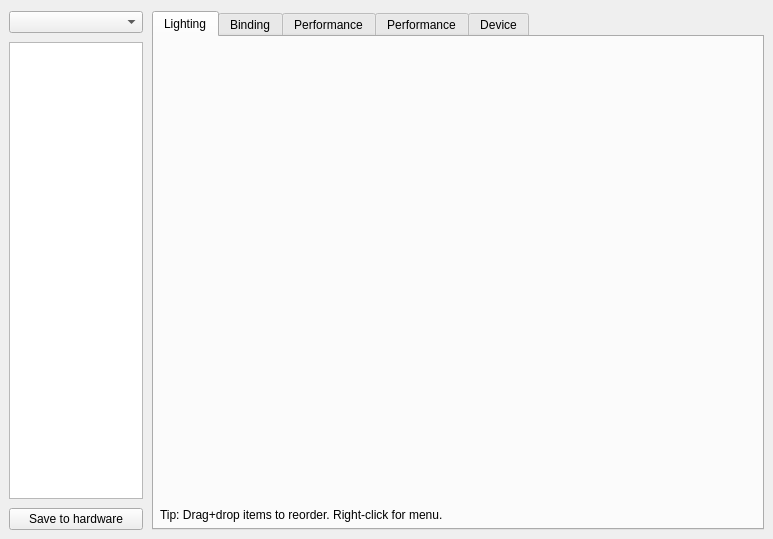
<?xml version="1.0" encoding="UTF-8"?>
<ui version="4.0">
 <class>KbWidget</class>
 <widget class="QWidget" name="KbWidget">
  <property name="geometry">
   <rect>
    <x>0</x>
    <y>0</y>
    <width>773</width>
    <height>539</height>
   </rect>
  </property>
  <property name="windowTitle">
   <string notr="true">Form</string>
  </property>
  <layout class="QGridLayout" name="gridLayout">
   <property name="leftMargin">
    <number>9</number>
   </property>
   <property name="rightMargin">
    <number>9</number>
   </property>
   <property name="bottomMargin">
    <number>9</number>
   </property>
   <property name="spacing">
    <number>9</number>
   </property>
   <item row="0" column="0">
    <widget class="QComboBox" name="profileBox">
     <property name="sizePolicy">
      <sizepolicy hsizetype="Ignored" vsizetype="Fixed">
       <horstretch>18</horstretch>
       <verstretch>0</verstretch>
      </sizepolicy>
     </property>
     <property name="iconSize">
      <size>
       <width>24</width>
       <height>24</height>
      </size>
     </property>
    </widget>
   </item>
   <item row="2" column="0">
    <widget class="QPushButton" name="hwSaveButton">
     <property name="sizePolicy">
      <sizepolicy hsizetype="Minimum" vsizetype="Fixed">
       <horstretch>18</horstretch>
       <verstretch>0</verstretch>
      </sizepolicy>
     </property>
     <property name="text">
      <string>Save to hardware</string>
     </property>
    </widget>
   </item>
   <item row="1" column="0">
    <widget class="ModeListWidget" name="modesList">
     <property name="sizePolicy">
      <sizepolicy hsizetype="Expanding" vsizetype="Expanding">
       <horstretch>18</horstretch>
       <verstretch>0</verstretch>
      </sizepolicy>
     </property>
     <property name="contextMenuPolicy">
      <enum>Qt::CustomContextMenu</enum>
     </property>
     <property name="frameShadow">
      <enum>QFrame::Plain</enum>
     </property>
     <property name="lineWidth">
      <number>1</number>
     </property>
     <property name="horizontalScrollBarPolicy">
      <enum>Qt::ScrollBarAsNeeded</enum>
     </property>
     <property name="editTriggers">
      <set>QAbstractItemView::NoEditTriggers</set>
     </property>
     <property name="tabKeyNavigation">
      <bool>false</bool>
     </property>
     <property name="dragDropOverwriteMode">
      <bool>false</bool>
     </property>
     <property name="dragDropMode">
      <enum>QAbstractItemView::InternalMove</enum>
     </property>
     <property name="defaultDropAction">
      <enum>Qt::CopyAction</enum>
     </property>
     <property name="alternatingRowColors">
      <bool>false</bool>
     </property>
     <property name="selectionMode">
      <enum>QAbstractItemView::SingleSelection</enum>
     </property>
     <property name="selectionBehavior">
      <enum>QAbstractItemView::SelectRows</enum>
     </property>
     <property name="iconSize">
      <size>
       <width>24</width>
       <height>24</height>
      </size>
     </property>
     <property name="showGrid">
      <bool>false</bool>
     </property>
     <property name="gridStyle">
      <enum>Qt::NoPen</enum>
     </property>
     <property name="wordWrap">
      <bool>false</bool>
     </property>
     <property name="cornerButtonEnabled">
      <bool>false</bool>
     </property>
     <property name="columnCount">
      <number>2</number>
     </property>
     <attribute name="horizontalHeaderVisible">
      <bool>false</bool>
     </attribute>
     <attribute name="horizontalHeaderMinimumSectionSize">
      <number>0</number>
     </attribute>
     <attribute name="horizontalHeaderDefaultSectionSize">
      <number>65</number>
     </attribute>
     <attribute name="horizontalHeaderHighlightSections">
      <bool>false</bool>
     </attribute>
     <attribute name="verticalHeaderVisible">
      <bool>false</bool>
     </attribute>
     <attribute name="verticalHeaderMinimumSectionSize">
      <number>28</number>
     </attribute>
     <attribute name="verticalHeaderDefaultSectionSize">
      <number>28</number>
     </attribute>
     <attribute name="verticalHeaderHighlightSections">
      <bool>false</bool>
     </attribute>
     <column/>
     <column/>
    </widget>
   </item>
   <item row="0" column="1" rowspan="3">
    <widget class="QTabWidget" name="tabWidget">
     <property name="sizePolicy">
      <sizepolicy hsizetype="Expanding" vsizetype="Expanding">
       <horstretch>82</horstretch>
       <verstretch>0</verstretch>
      </sizepolicy>
     </property>
     <property name="currentIndex">
      <number>0</number>
     </property>
     <widget class="QWidget" name="lightTab">
      <attribute name="title">
       <string>Lighting</string>
      </attribute>
      <layout class="QGridLayout" name="gridLayout_2" rowstretch="0,0">
       <property name="leftMargin">
        <number>6</number>
       </property>
       <property name="topMargin">
        <number>6</number>
       </property>
       <property name="rightMargin">
        <number>6</number>
       </property>
       <property name="bottomMargin">
        <number>6</number>
       </property>
       <property name="horizontalSpacing">
        <number>0</number>
       </property>
       <property name="verticalSpacing">
        <number>6</number>
       </property>
       <item row="0" column="0">
        <widget class="KbLightWidget" name="lightWidget" native="true">
         <property name="sizePolicy">
          <sizepolicy hsizetype="Preferred" vsizetype="Expanding">
           <horstretch>0</horstretch>
           <verstretch>0</verstretch>
          </sizepolicy>
         </property>
        </widget>
       </item>
       <item row="1" column="0">
        <widget class="QLabel" name="label_3">
         <property name="sizePolicy">
          <sizepolicy hsizetype="Preferred" vsizetype="Minimum">
           <horstretch>0</horstretch>
           <verstretch>0</verstretch>
          </sizepolicy>
         </property>
         <property name="text">
          <string>Tip: Drag+drop items to reorder. Right-click for menu.</string>
         </property>
        </widget>
       </item>
      </layout>
     </widget>
     <widget class="QWidget" name="bindTab">
      <attribute name="title">
       <string>Binding</string>
      </attribute>
      <layout class="QGridLayout" name="gridLayout_5">
       <property name="leftMargin">
        <number>6</number>
       </property>
       <property name="topMargin">
        <number>6</number>
       </property>
       <property name="rightMargin">
        <number>6</number>
       </property>
       <property name="bottomMargin">
        <number>6</number>
       </property>
       <property name="spacing">
        <number>0</number>
       </property>
       <item row="0" column="0">
        <widget class="KbBindWidget" name="bindWidget" native="true">
         <property name="sizePolicy">
          <sizepolicy hsizetype="Preferred" vsizetype="Expanding">
           <horstretch>0</horstretch>
           <verstretch>0</verstretch>
          </sizepolicy>
         </property>
        </widget>
       </item>
      </layout>
     </widget>
     <widget class="QWidget" name="kPerfTab">
      <attribute name="title">
       <string>Performance</string>
      </attribute>
      <layout class="QGridLayout" name="gridLayout_4">
       <property name="leftMargin">
        <number>6</number>
       </property>
       <property name="topMargin">
        <number>6</number>
       </property>
       <property name="rightMargin">
        <number>6</number>
       </property>
       <property name="bottomMargin">
        <number>6</number>
       </property>
       <item row="0" column="0">
        <widget class="KPerfWidget" name="kPerfWidget" native="true"/>
       </item>
      </layout>
     </widget>
     <widget class="QWidget" name="mPerfTab">
      <attribute name="title">
       <string>Performance</string>
      </attribute>
      <layout class="QGridLayout" name="gridLayout_7">
       <property name="leftMargin">
        <number>6</number>
       </property>
       <property name="topMargin">
        <number>6</number>
       </property>
       <property name="rightMargin">
        <number>6</number>
       </property>
       <property name="bottomMargin">
        <number>6</number>
       </property>
       <item row="0" column="0">
        <widget class="MPerfWidget" name="mPerfWidget" native="true"/>
       </item>
      </layout>
     </widget>
     <widget class="QWidget" name="devTab">
      <attribute name="title">
       <string>Device</string>
      </attribute>
      <layout class="QGridLayout" name="gridLayout_3">
       <property name="leftMargin">
        <number>6</number>
       </property>
       <property name="topMargin">
        <number>6</number>
       </property>
       <property name="rightMargin">
        <number>6</number>
       </property>
       <property name="bottomMargin">
        <number>6</number>
       </property>
       <item row="3" column="2">
        <widget class="QLabel" name="serialLabel">
         <property name="cursor">
          <cursorShape>IBeamCursor</cursorShape>
         </property>
         <property name="text">
          <string>N/A</string>
         </property>
         <property name="textInteractionFlags">
          <set>Qt::LinksAccessibleByMouse|Qt::TextSelectableByMouse</set>
         </property>
        </widget>
       </item>
       <item row="5" column="1">
        <spacer name="horizontalSpacer_2">
         <property name="orientation">
          <enum>Qt::Horizontal</enum>
         </property>
         <property name="sizeType">
          <enum>QSizePolicy::Fixed</enum>
         </property>
         <property name="sizeHint" stdset="0">
          <size>
           <width>40</width>
           <height>1</height>
          </size>
         </property>
        </spacer>
       </item>
       <item row="5" column="2">
        <widget class="QLabel" name="fwLabel">
         <property name="cursor">
          <cursorShape>IBeamCursor</cursorShape>
         </property>
         <property name="text">
          <string>N/A</string>
         </property>
         <property name="textInteractionFlags">
          <set>Qt::LinksAccessibleByMouse|Qt::TextSelectableByMouse</set>
         </property>
        </widget>
       </item>
       <item row="9" column="2">
        <spacer name="verticalSpacer">
         <property name="orientation">
          <enum>Qt::Vertical</enum>
         </property>
         <property name="sizeHint" stdset="0">
          <size>
           <width>20</width>
           <height>40</height>
          </size>
         </property>
        </spacer>
       </item>
       <item row="3" column="0">
        <widget class="QLabel" name="label_4">
         <property name="minimumSize">
          <size>
           <width>0</width>
           <height>34</height>
          </size>
         </property>
         <property name="text">
          <string>Serial Number:</string>
         </property>
        </widget>
       </item>
       <item row="2" column="0">
        <widget class="QLabel" name="layoutLabel">
         <property name="text">
          <string>Layout:</string>
         </property>
        </widget>
       </item>
       <item row="1" column="0" colspan="3">
        <widget class="Line" name="line">
         <property name="sizePolicy">
          <sizepolicy hsizetype="Expanding" vsizetype="Fixed">
           <horstretch>0</horstretch>
           <verstretch>0</verstretch>
          </sizepolicy>
         </property>
         <property name="orientation">
          <enum>Qt::Horizontal</enum>
         </property>
        </widget>
       </item>
       <item row="0" column="0" colspan="3">
        <widget class="QLabel" name="devLabel">
         <property name="sizePolicy">
          <sizepolicy hsizetype="Expanding" vsizetype="Minimum">
           <horstretch>0</horstretch>
           <verstretch>0</verstretch>
          </sizepolicy>
         </property>
         <property name="minimumSize">
          <size>
           <width>0</width>
           <height>23</height>
          </size>
         </property>
         <property name="font">
          <font>
           <weight>75</weight>
           <bold>true</bold>
          </font>
         </property>
         <property name="text">
          <string>Device</string>
         </property>
        </widget>
       </item>
       <item row="2" column="2">
        <layout class="QHBoxLayout" name="horizontalLayout">
         <item>
          <widget class="QComboBox" name="layoutBox">
           <property name="enabled">
            <bool>false</bool>
           </property>
           <property name="sizePolicy">
            <sizepolicy hsizetype="Minimum" vsizetype="Fixed">
             <horstretch>0</horstretch>
             <verstretch>0</verstretch>
            </sizepolicy>
           </property>
           <property name="minimumSize">
            <size>
             <width>142</width>
             <height>0</height>
            </size>
           </property>
           <property name="contextMenuPolicy">
            <enum>Qt::DefaultContextMenu</enum>
           </property>
           <item>
            <property name="text">
             <string>Default</string>
            </property>
           </item>
          </widget>
         </item>
         <item>
          <spacer name="horizontalSpacer">
           <property name="orientation">
            <enum>Qt::Horizontal</enum>
           </property>
           <property name="sizeHint" stdset="0">
            <size>
             <width>40</width>
             <height>20</height>
            </size>
           </property>
          </spacer>
         </item>
        </layout>
       </item>
       <item row="7" column="0">
        <widget class="QLabel" name="fwUpdLabel">
         <property name="minimumSize">
          <size>
           <width>0</width>
           <height>34</height>
          </size>
         </property>
         <property name="text">
          <string>Status:</string>
         </property>
        </widget>
       </item>
       <item row="5" column="0">
        <widget class="QLabel" name="label_9">
         <property name="minimumSize">
          <size>
           <width>0</width>
           <height>34</height>
          </size>
         </property>
         <property name="text">
          <string>Firmware version:</string>
         </property>
        </widget>
       </item>
       <item row="7" column="2">
        <layout class="QHBoxLayout" name="fwUpdLayout">
         <item>
          <widget class="QPushButton" name="fwUpdButton">
           <property name="text">
            <string>Check for updates</string>
           </property>
          </widget>
         </item>
         <item>
          <spacer name="horizontalSpacer_3">
           <property name="orientation">
            <enum>Qt::Horizontal</enum>
           </property>
           <property name="sizeHint" stdset="0">
            <size>
             <width>40</width>
             <height>20</height>
            </size>
           </property>
          </spacer>
         </item>
        </layout>
       </item>
       <item row="4" column="0">
        <widget class="QLabel" name="pollLabel2">
         <property name="minimumSize">
          <size>
           <width>0</width>
           <height>34</height>
          </size>
         </property>
         <property name="text">
          <string>Poll rate:</string>
         </property>
        </widget>
       </item>
       <item row="4" column="2">
        <layout class="QHBoxLayout" name="horizontalLayout_2">
         <item>
          <widget class="NoWheelComboBox" name="pollRateBox">
           <property name="sizePolicy">
            <sizepolicy hsizetype="Minimum" vsizetype="Fixed">
             <horstretch>0</horstretch>
             <verstretch>0</verstretch>
            </sizepolicy>
           </property>
           <property name="focusPolicy">
            <enum>Qt::StrongFocus</enum>
           </property>
           <item>
            <property name="text">
             <string notr="true">1 ms</string>
            </property>
           </item>
           <item>
            <property name="text">
             <string notr="true">2 ms</string>
            </property>
           </item>
           <item>
            <property name="text">
             <string notr="true">4 ms</string>
            </property>
           </item>
           <item>
            <property name="text">
             <string notr="true">8 ms</string>
            </property>
           </item>
          </widget>
         </item>
         <item>
          <spacer name="horizontalSpacer_4">
           <property name="orientation">
            <enum>Qt::Horizontal</enum>
           </property>
           <property name="sizeHint" stdset="0">
            <size>
             <width>40</width>
             <height>20</height>
            </size>
           </property>
          </spacer>
         </item>
        </layout>
       </item>
      </layout>
     </widget>
    </widget>
   </item>
  </layout>
 </widget>
 <customwidgets>
  <customwidget>
   <class>KbLightWidget</class>
   <extends>QWidget</extends>
   <header location="global">kblightwidget.h</header>
   <container>1</container>
  </customwidget>
  <customwidget>
   <class>KbBindWidget</class>
   <extends>QWidget</extends>
   <header>kbbindwidget.h</header>
   <container>1</container>
  </customwidget>
  <customwidget>
   <class>MPerfWidget</class>
   <extends>QWidget</extends>
   <header>mperfwidget.h</header>
   <container>1</container>
  </customwidget>
  <customwidget>
   <class>KPerfWidget</class>
   <extends>QWidget</extends>
   <header>kperfwidget.h</header>
   <container>1</container>
  </customwidget>
  <customwidget>
   <class>ModeListWidget</class>
   <extends>QTableWidget</extends>
   <header>modelistwidget.h</header>
  </customwidget>
  <customwidget>
   <class>NoWheelComboBox</class>
   <extends>QComboBox</extends>
   <header>nowheelcombobox.h</header>
  </customwidget>
 </customwidgets>
 <resources/>
 <connections/>
</ui>
